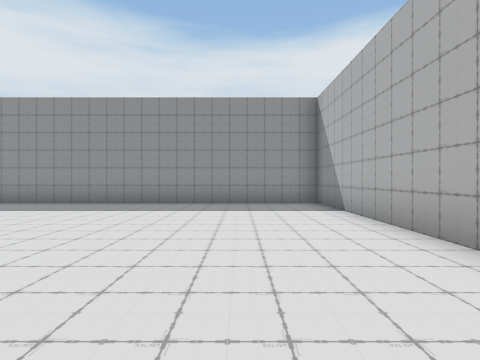
[1] (above)

22 first-person views from a walk through a Unity game level. The camera is 1.3 m above the floor, looks level and sees 80° across. The floor is counted in squares, 2 m on a side. Each view is taken from the middle of a square. On the plan, view 1 faces up. The plan holds only what a view shows up to about 9 squares ahead; the rest is blank. The place goes on beyond the plan. The player is left out.

[2]
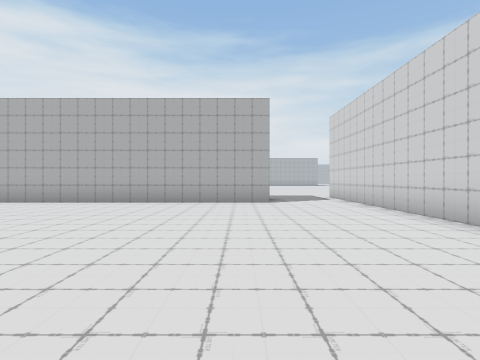

[3]
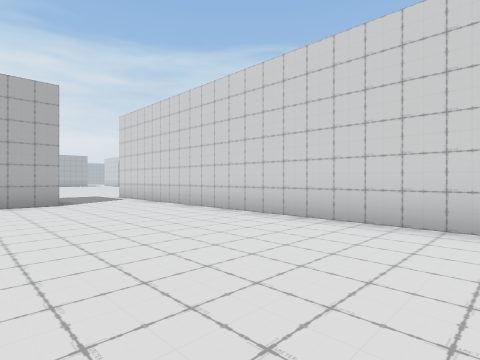

[4]
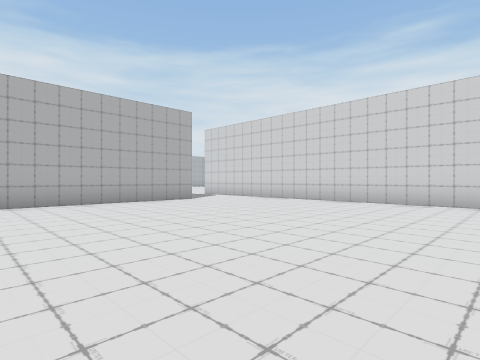

[5]
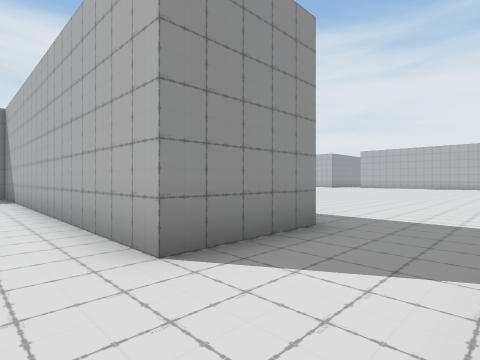

[6]
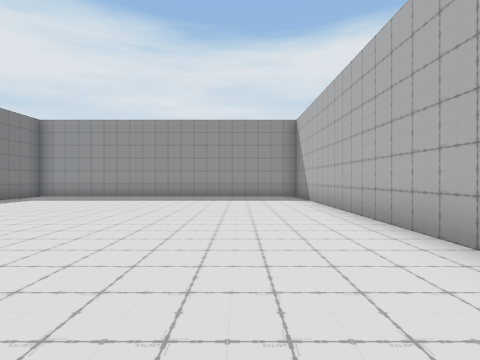

[7]
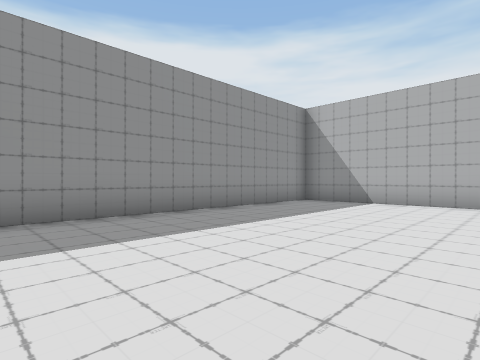

[8]
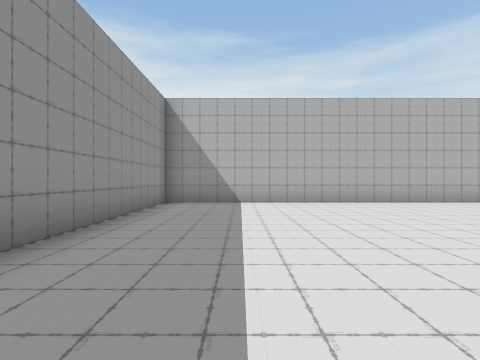

[9]
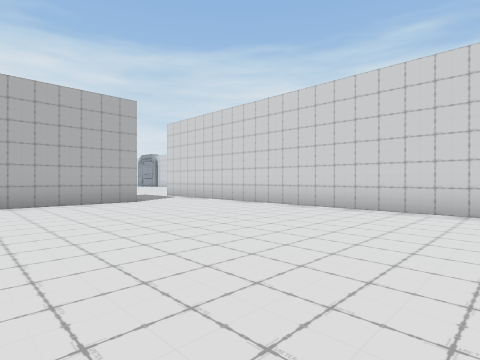

[10]
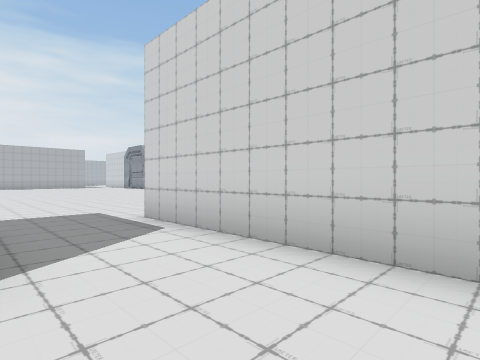

[11]
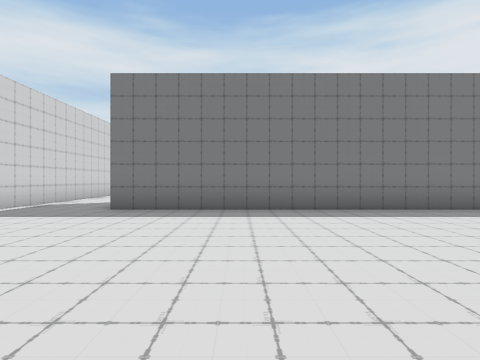

[12]
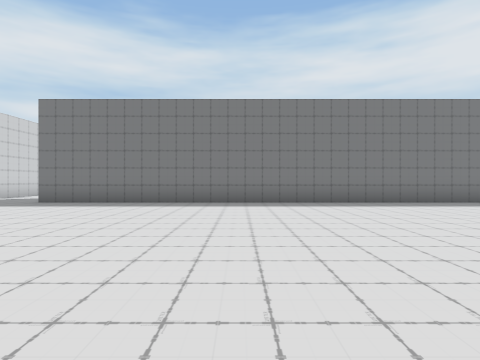

[13]
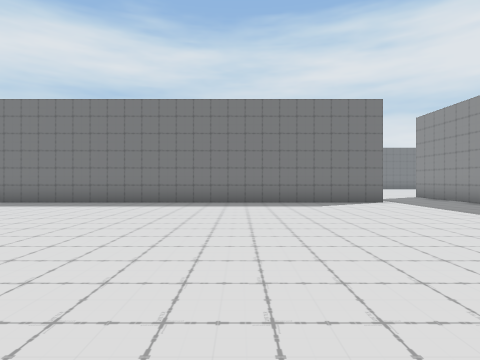

[14]
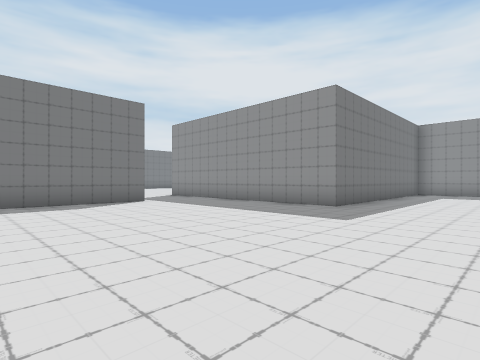

[15]
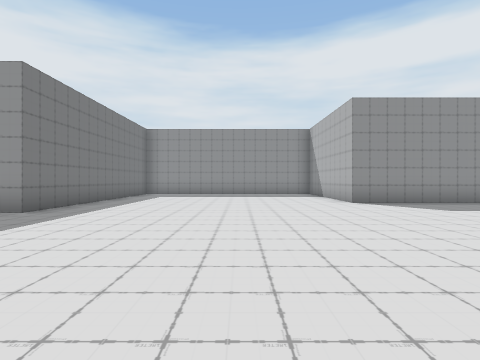

[16]
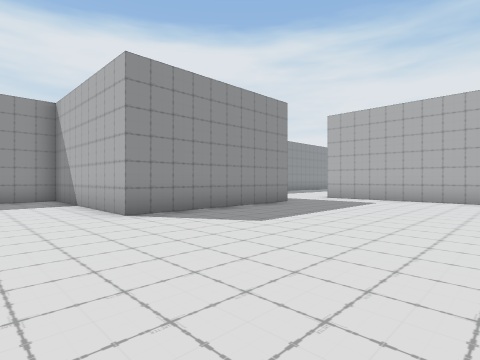

[17]
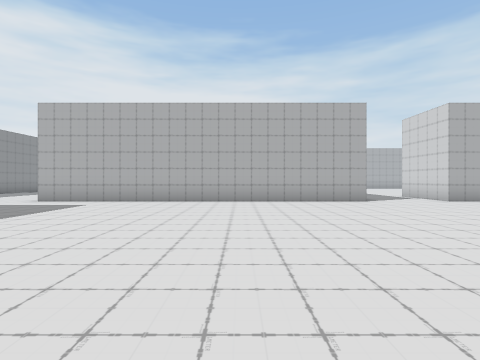

[18]
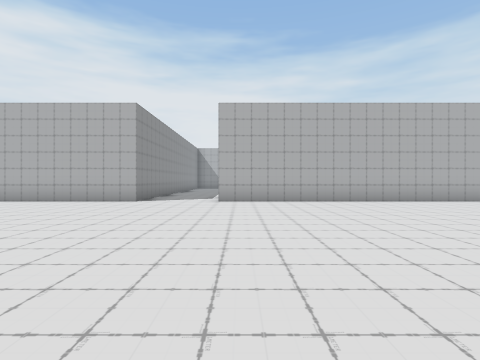

[19]
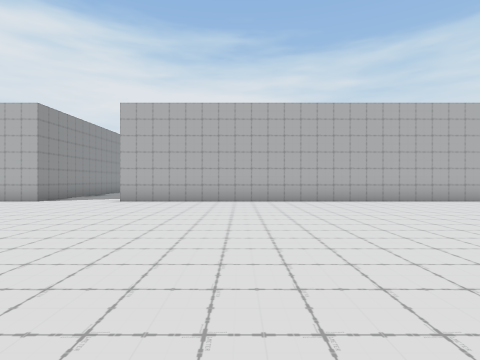

[20]
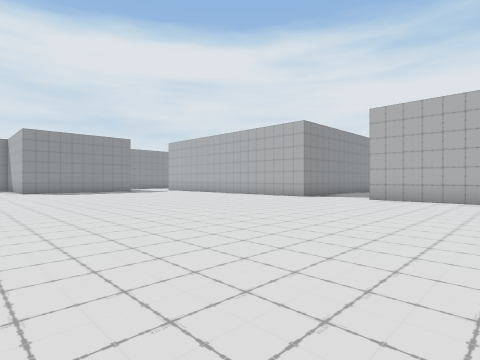

[21]
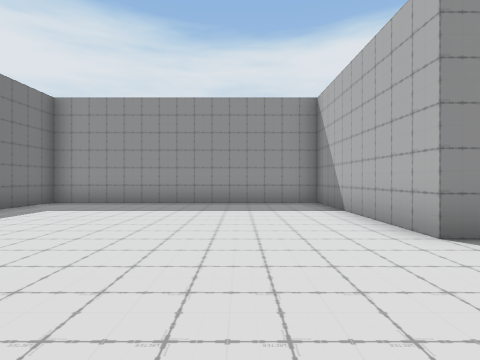

[22]
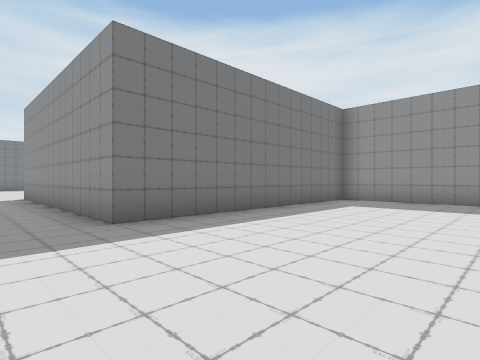

### Floor plan
Points are (right, up) in squares from view 1. A wall is a line through its corners. A room is listed if a view was taken in it or the views show most of it. See-through windows are left out.
Room 1 (views 1, 2, 3, 4, 5, 6, 7, 8, 9, 10)
walls: (2.2, -1.9) (2.2, 8.1) (-6.5, 8.1); (-5.6, -4.4) (1.6, -4.4)
ways out: opening at (1.3, -3) to room 2
Room 2 (views 11, 12, 13, 14, 15, 16, 17, 18, 19, 20, 21, 22)
walls: (24.7, 8.1) (24.7, 18.2); (4.7, 13.2) (4.7, -1.9) (2.2, -1.9); (22.2, 18.1) (17.2, 18.1) (17.2, 23.2) (9.7, 23.2) (9.7, 15.7) (2.9, 15.7); (24.7, -5.4) (24.7, 5.8); (1.6, -4.4) (4.8, -4.4)
ways out: opening at (1.3, -3) to room 1; opening at (3.5, 14.5); opening at (23.5, 19); opening at (25, 7)

Where each view was taken, in squares from view 1:
view 1: 0 up, 0 right, facing up
view 2: 1 down, 6 left, facing right
view 3: 0 up, 6 left, facing down-right
view 4: 4 up, 6 left, facing down-right
view 5: 4 down, 1 right, facing up-right
view 6: 3 down, 0 right, facing up
view 7: 3 up, 6 left, facing up-right
view 8: 6 up, 6 left, facing right
view 9: 2 up, 6 left, facing down-right
view 10: 2 down, 0 right, facing down-right
view 11: 1 up, 11 right, facing left
view 12: 4 up, 13 right, facing left
view 13: 9 up, 13 right, facing left
view 14: 9 up, 13 right, facing up-left
view 15: 10 up, 14 right, facing up
view 16: 13 up, 15 right, facing up-right
view 17: 12 up, 16 right, facing right
view 18: 5 up, 16 right, facing right
view 19: 2 up, 16 right, facing right
view 20: 2 up, 15 right, facing up-right
view 21: 15 up, 15 right, facing up
view 22: 14 up, 14 right, facing up-left
